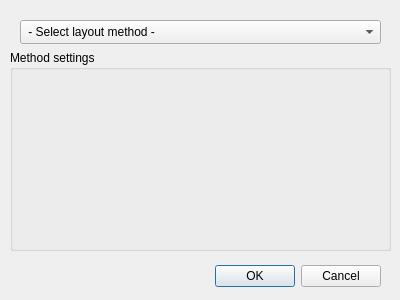
<?xml version="1.0" encoding="UTF-8"?>
<ui version="4.0">
 <class>AutoLayoutDialog</class>
 <widget class="QDialog" name="AutoLayoutDialog">
  <property name="geometry">
   <rect>
    <x>0</x>
    <y>0</y>
    <width>400</width>
    <height>300</height>
   </rect>
  </property>
  <property name="windowTitle">
   <string>Dialog</string>
  </property>
  <widget class="QDialogButtonBox" name="buttonBox">
   <property name="geometry">
    <rect>
     <x>10</x>
     <y>260</y>
     <width>371</width>
     <height>32</height>
    </rect>
   </property>
   <property name="orientation">
    <enum>Qt::Horizontal</enum>
   </property>
   <property name="standardButtons">
    <set>QDialogButtonBox::Cancel|QDialogButtonBox::Ok</set>
   </property>
  </widget>
  <widget class="QComboBox" name="methodSelector">
   <property name="geometry">
    <rect>
     <x>20</x>
     <y>20</y>
     <width>361</width>
     <height>24</height>
    </rect>
   </property>
   <property name="editable">
    <bool>false</bool>
   </property>
   <item>
    <property name="text">
     <string> - Select layout method -</string>
    </property>
   </item>
  </widget>
  <widget class="QGroupBox" name="methodSettings">
   <property name="geometry">
    <rect>
     <x>10</x>
     <y>50</y>
     <width>381</width>
     <height>201</height>
    </rect>
   </property>
   <property name="title">
    <string>Method settings</string>
   </property>
   <widget class="QWidget" name="methodSettingsContainer" native="true">
    <property name="geometry">
     <rect>
      <x>5</x>
      <y>20</y>
      <width>370</width>
      <height>170</height>
     </rect>
    </property>
   </widget>
  </widget>
 </widget>
 <resources/>
 <connections>
  <connection>
   <sender>buttonBox</sender>
   <signal>accepted()</signal>
   <receiver>AutoLayoutDialog</receiver>
   <slot>accept()</slot>
   <hints>
    <hint type="sourcelabel">
     <x>248</x>
     <y>254</y>
    </hint>
    <hint type="destinationlabel">
     <x>157</x>
     <y>274</y>
    </hint>
   </hints>
  </connection>
  <connection>
   <sender>buttonBox</sender>
   <signal>rejected()</signal>
   <receiver>AutoLayoutDialog</receiver>
   <slot>reject()</slot>
   <hints>
    <hint type="sourcelabel">
     <x>316</x>
     <y>260</y>
    </hint>
    <hint type="destinationlabel">
     <x>286</x>
     <y>274</y>
    </hint>
   </hints>
  </connection>
 </connections>
</ui>
